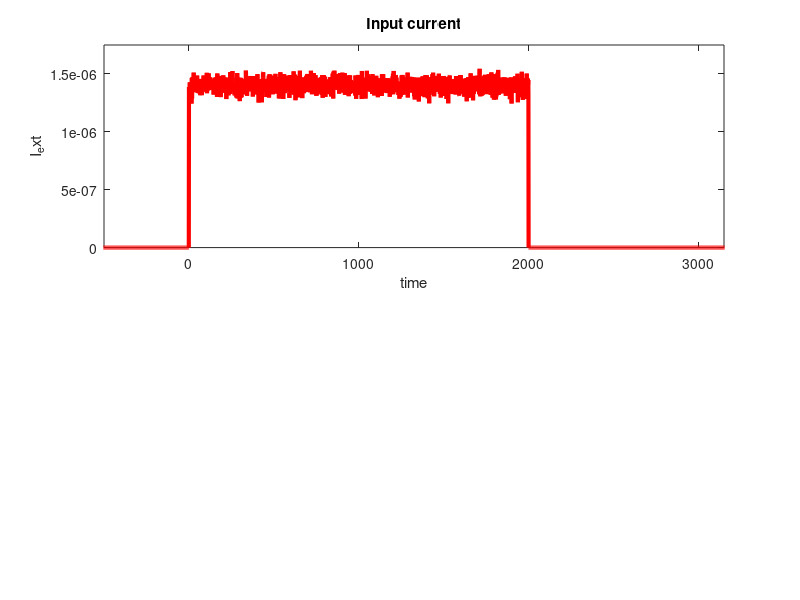

This chart was generated by the following MATLAB code: (Note: this script raises an error after producing the figure.)

clear all
close all
clc

% Play with the input current, add noise

tau_m = 5; % time constant in ms
t_ref = 10; % refractory period in ms, change for adjusting spike frequency
N = 5000; % number of measurements
Iext = zeros(1,N); % initialize membrane current
I_0 = 1.4e-6; % input current
R = 10^7; % resistance in ohms
a_gain = 1.3; % adaptation gain, set to 1 for no adaptation


u_rest = -70 ;% resting membrane potential in mV
u_th = -55 ;% spiking threshold
u_hp = -90 ;% hyperpolarization
u_spike = 20 ;% membrane potential at spike peak

t = linspace(-0.2*N, 0.8*N, N); % time series




%%

noise = 5*1e-8*randn(size(Iext)); % noise when current is injected

num_start = 0.20 * N; % start of input current
num_end   = 0.6* N;  % end of input current
num_width = round(num_end - num_start);
Iext(num_start : num_start + num_width) = I_0;
Iext = Iext + noise;
Iext(1:num_start) = 0; % resetting signal before and after current to 0
Iext(num_end:end) = 0;


RI = R.*Iext;




%% LiF model as ODE

%du/dt = (-u + u_rest + R*Iext)/tau_m

u = u_rest + RI.*(1-exp(-(t/tau_m))); %solution for above equation for u at u(0) = u_rest

% Loops over time steps, spikes if threshold is reached, before
% hyperpolarizing and returning to resting potential


a = t_ref;
for ii = 1 : num_end
    if u(ii+1) > u_th
       u(ii) = u_spike;
       u(ii+1) = u_hp;
       u(ii+2:ii+2+a) = u_rest;
       a = round(a*a_gain); % incrementing by adaptation gain
    end
end



%% Plotting input current and voltage

figure(1)
subplot(2,1,1);
plot(t,Iext,'r','LineWidth',3)


title('Input current')
xlabel('time')
ylabel('I_ext')
xlim([-0.1*N num_end*1.05])
ylim([0 I_0*1.25])
yline(0)


subplot(2,1,2);
plot(t,u, 'b', 'LineWidth',2)
title('Voltage')
xlabel('time')
ylabel('u(t)')
xlim([-0.1*N num_end*1.05])
ylim([u_hp-10 u_spike+5])
yline(u_th,'--k','Threshold')

